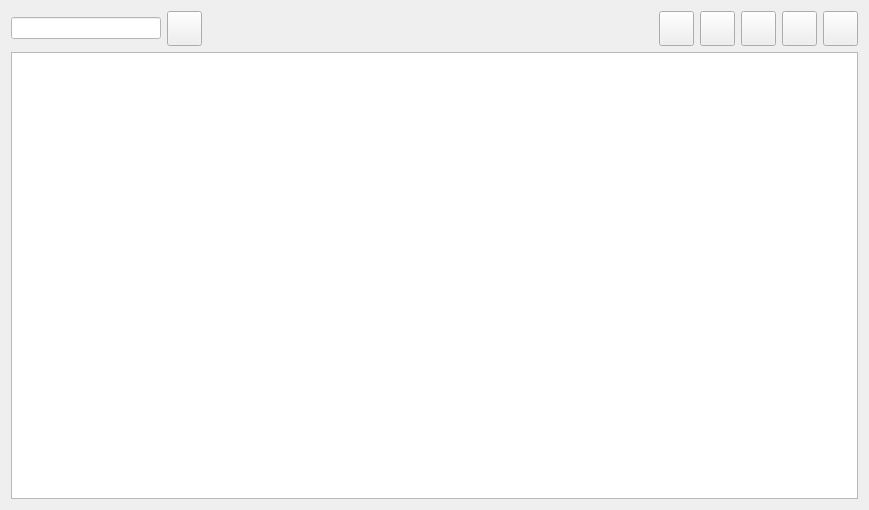
<?xml version="1.0" encoding="UTF-8"?>
<ui version="4.0">
 <class>DataGeshanManage</class>
 <widget class="QWidget" name="DataGeshanManage">
  <property name="geometry">
   <rect>
    <x>0</x>
    <y>0</y>
    <width>869</width>
    <height>510</height>
   </rect>
  </property>
  <property name="windowTitle">
   <string>Form</string>
  </property>
  <layout class="QVBoxLayout" name="verticalLayout">
   <item>
    <layout class="QHBoxLayout" name="horizontalLayout">
     <item>
      <widget class="QLineEdit" name="lineEdit">
       <property name="minimumSize">
        <size>
         <width>150</width>
         <height>0</height>
        </size>
       </property>
       <property name="maximumSize">
        <size>
         <width>150</width>
         <height>16777215</height>
        </size>
       </property>
       <property name="styleSheet">
        <string notr="true">background-color: rgb(255, 255, 255);</string>
       </property>
      </widget>
     </item>
     <item>
      <widget class="QPushButton" name="pushButton">
       <property name="minimumSize">
        <size>
         <width>35</width>
         <height>35</height>
        </size>
       </property>
       <property name="maximumSize">
        <size>
         <width>35</width>
         <height>35</height>
        </size>
       </property>
       <property name="styleSheet">
        <string notr="true">border-image: url(:/image/search.svg);</string>
       </property>
       <property name="text">
        <string/>
       </property>
      </widget>
     </item>
     <item>
      <widget class="QLabel" name="label">
       <property name="text">
        <string/>
       </property>
      </widget>
     </item>
     <item>
      <spacer name="horizontalSpacer">
       <property name="orientation">
        <enum>Qt::Horizontal</enum>
       </property>
       <property name="sizeHint" stdset="0">
        <size>
         <width>40</width>
         <height>20</height>
        </size>
       </property>
      </spacer>
     </item>
     <item>
      <widget class="QPushButton" name="pushButton_2">
       <property name="minimumSize">
        <size>
         <width>35</width>
         <height>35</height>
        </size>
       </property>
       <property name="maximumSize">
        <size>
         <width>35</width>
         <height>35</height>
        </size>
       </property>
       <property name="styleSheet">
        <string notr="true">border-image: url(:/image/add.png);</string>
       </property>
       <property name="text">
        <string/>
       </property>
      </widget>
     </item>
     <item>
      <widget class="QPushButton" name="pushButton_5">
       <property name="minimumSize">
        <size>
         <width>35</width>
         <height>35</height>
        </size>
       </property>
       <property name="maximumSize">
        <size>
         <width>35</width>
         <height>35</height>
        </size>
       </property>
       <property name="styleSheet">
        <string notr="true">border-image: url(:/image/edit.png);</string>
       </property>
       <property name="text">
        <string/>
       </property>
      </widget>
     </item>
     <item>
      <widget class="QPushButton" name="pushButton_3">
       <property name="minimumSize">
        <size>
         <width>35</width>
         <height>35</height>
        </size>
       </property>
       <property name="maximumSize">
        <size>
         <width>35</width>
         <height>35</height>
        </size>
       </property>
       <property name="styleSheet">
        <string notr="true">border-image: url(:/image/delete.png);</string>
       </property>
       <property name="text">
        <string/>
       </property>
      </widget>
     </item>
     <item>
      <widget class="QPushButton" name="pushButton_4">
       <property name="minimumSize">
        <size>
         <width>35</width>
         <height>35</height>
        </size>
       </property>
       <property name="maximumSize">
        <size>
         <width>35</width>
         <height>35</height>
        </size>
       </property>
       <property name="styleSheet">
        <string notr="true">border-image: url(:/image/ok.png);</string>
       </property>
       <property name="text">
        <string/>
       </property>
      </widget>
     </item>
     <item>
      <widget class="QPushButton" name="pushButton_6">
       <property name="minimumSize">
        <size>
         <width>35</width>
         <height>35</height>
        </size>
       </property>
       <property name="maximumSize">
        <size>
         <width>35</width>
         <height>35</height>
        </size>
       </property>
       <property name="styleSheet">
        <string notr="true">border-image: url(:/image/download.svg);</string>
       </property>
       <property name="text">
        <string/>
       </property>
      </widget>
     </item>
    </layout>
   </item>
   <item>
    <widget class="QTableWidget" name="tableWidget"/>
   </item>
  </layout>
 </widget>
 <resources/>
 <connections/>
</ui>
